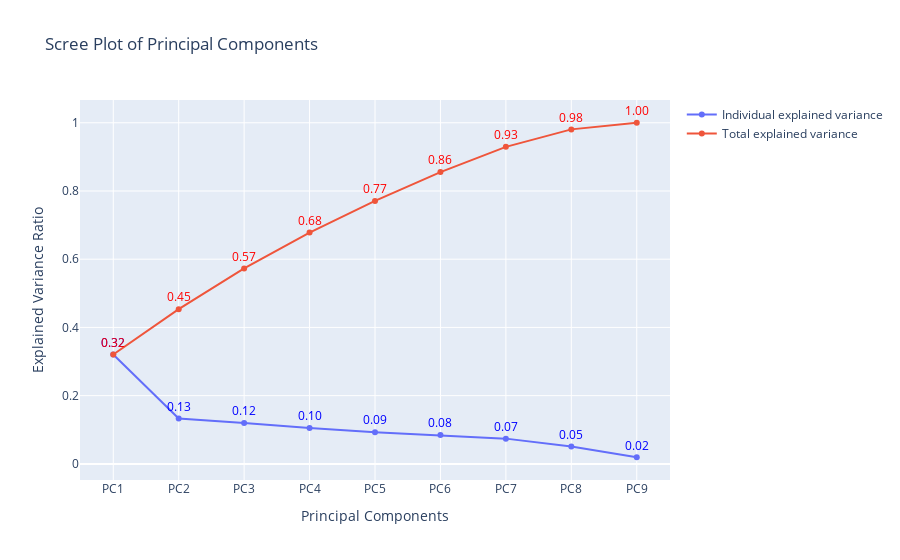

Notebook cell for this chart:
### Code cell
# Scree plot

fig = go.Figure()

# Individual explained variance
fig.add_trace(go.Scatter(x=['PC1','PC2','PC3','PC4','PC5','PC6','PC7','PC8','PC9'], y=pca_africa.explained_variance_ratio_, mode='lines+markers+text', name='Individual explained variance', text=[f'{var:.2f}' for var in pca_africa.explained_variance_ratio_], textposition='top center', textfont=dict(color='blue')))

# Total explained variance
fig.add_trace(go.Scatter(x=['PC1','PC2','PC3','PC4','PC5','PC6','PC7','PC8','PC9'], y=principal_sum, mode='lines+markers+text', name='Total explained variance', text=[f'{var:.2f}' for var in principal_sum], textposition='top center', textfont=dict(color='red')))

# Add title and names to axes
fig.update_layout(title='Scree Plot of Principal Components', xaxis_title='Principal Components', yaxis_title='Explained Variance Ratio')

fig.show()

### Figure 1 — Plotly figure (JSON) as saved in the notebook; plotly's stock layout.template omitted (floating-point values rounded to 4 significant figures)
{"data": [{"mode": "lines+markers+text", "name": "Individual explained variance", "text": ["0.32", "0.13", "0.12", "0.10", "0.09", "0.08", "0.07", "0.05", "0.02"], "textfont": {"color": "blue"}, "textposition": "top center", "type": "scatter", "x": ["PC1", "PC2", "PC3", "PC4", "PC5", "PC6", "PC7", "PC8", "PC9"], "y": [0.3205, 0.133, 0.1195, 0.105, 0.09287, 0.08451, 0.07399, 0.05115, 0.01942]}, {"mode": "lines+markers+text", "name": "Total explained variance", "text": ["0.32", "0.45", "0.57", "0.68", "0.77", "0.86", "0.93", "0.98", "1.00"], "textfont": {"color": "red"}, "textposition": "top center", "type": "scatter", "x": ["PC1", "PC2", "PC3", "PC4", "PC5", "PC6", "PC7", "PC8", "PC9"], "y": [0.3205, 0.4535, 0.5731, 0.678, 0.7709, 0.8554, 0.9294, 0.9806, 1.0]}], "layout": {"title": {"text": "Scree Plot of Principal Components"}, "xaxis": {"title": {"text": "Principal Components"}}, "yaxis": {"title": {"text": "Explained Variance Ratio"}}}}
